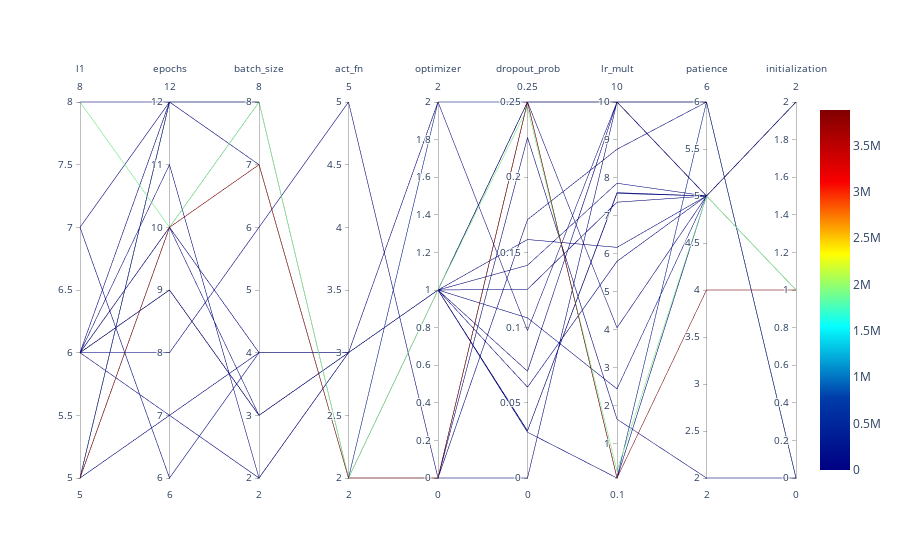

The code cell stored with this chart in its notebook:
### Code cell
spot_tuner.parallel_plot()

### Figure 1 — Plotly figure (JSON) as saved in the notebook; plotly's stock layout.template omitted (floating-point values rounded to 4 significant figures)
{"data": [{"dimensions": [{"label": "l1", "range": [5, 8], "values": [7, 7, 6, 6, 6, 5, 6, 6, 6, 8, 5, 5, 6, 6, 5, 5, 8, 6, 6, 5, 6]}, {"label": "epochs", "range": [6, 12], "values": [6, 12, 12, 8, 9, 12, 9, 9, 9, 12, 12, 12, 9, 11, 10, 10, 10, 10, 10, 7, 7]}, {"label": "batch_size", "range": [2, 8], "values": [4, 7, 8, 6, 3, 8, 3, 3, 3, 8, 8, 8, 3, 2, 7, 8, 8, 3, 4, 2, 4]}, {"label": "act_fn", "range": [2, 5], "values": [3, 2, 2, 5, 3, 2, 3, 3, 3, 2, 2, 2, 3, 3, 2, 2, 2, 3, 3, 3, 3]}, {"label": "optimizer", "range": [0, 2], "values": [1, 1, 0, 0, 1, 0, 1, 1, 2, 0, 0, 2, 1, 1, 0, 1, 1, 1, 1, 1, 1]}, {"label": "dropout_prob", "range": [0, 0.25], "values": [0.1065, 0.06042, 0.1718, 0.2263, 0.0314, 0.25, 0.0314, 0.03045, 0.09805, 0.25, 0, 0.25, 0.07097, 0.25, 0.25, 0.25, 0.2462, 0.25, 0.1414, 0.1255, 0.1586]}, {"label": "lr_mult", "range": [0.1, 10], "values": [2.446, 5.804, 8.755, 1.649, 7.594, 10, 7.613, 0.1, 10, 10, 10, 0.1, 10, 10, 0.1, 10.0, 0.2914, 4.057, 7.861, 7.362, 6.173]}, {"label": "patience", "range": [2, 6], "values": [5, 5, 6, 2, 5, 6, 5, 5, 5, 6, 6, 6, 5, 5, 4, 5, 5, 5, 5, 5, 5]}, {"label": "initialization", "range": [0, 2], "values": [1, 2, 0, 0, 1, 0, 1, 1, 1, 0, 0, 0, 1, 1, 1, 2, 1, 1, 2, 1, 1]}], "line": {"cmax": 3883000.0, "cmin": 64.87, "color": [101000.0, 414.7, 143.9, 341.5, 112.9, 187.3, 237.8, 356.8, 403.6, 384.3, 564.1, 359400.0, 64.87, 242.8, 3883000.0, 362.5, 1909000.0, 305.6, 7786.0, 145.4, 7132.0], "colorscale": [[0, "rgb(0,0,131)"], [0.2, "rgb(0,60,170)"], [0.4, "rgb(5,255,255)"], [0.6, "rgb(255,255,0)"], [0.8, "rgb(250,0,0)"], [1, "rgb(128,0,0)"]], "showscale": true}, "type": "parcoords"}], "layout": {}}
